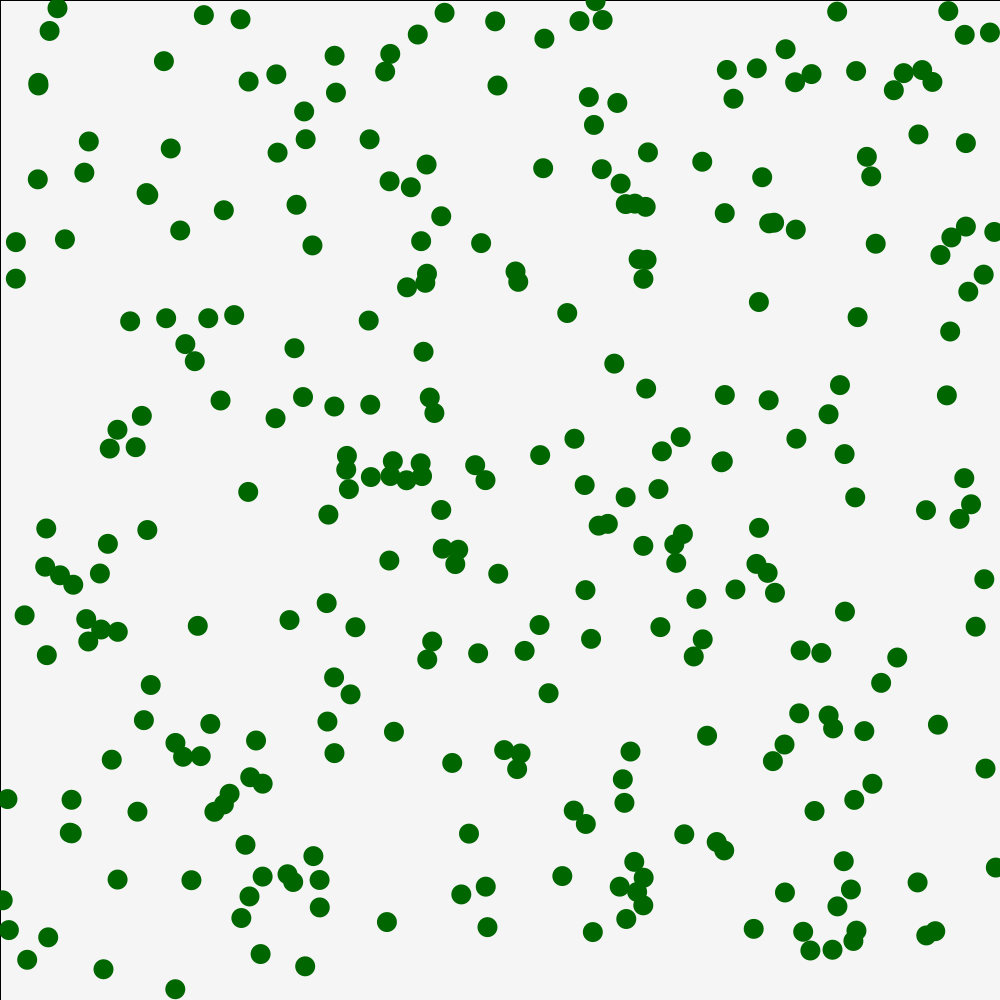
Frame 1 (no input)
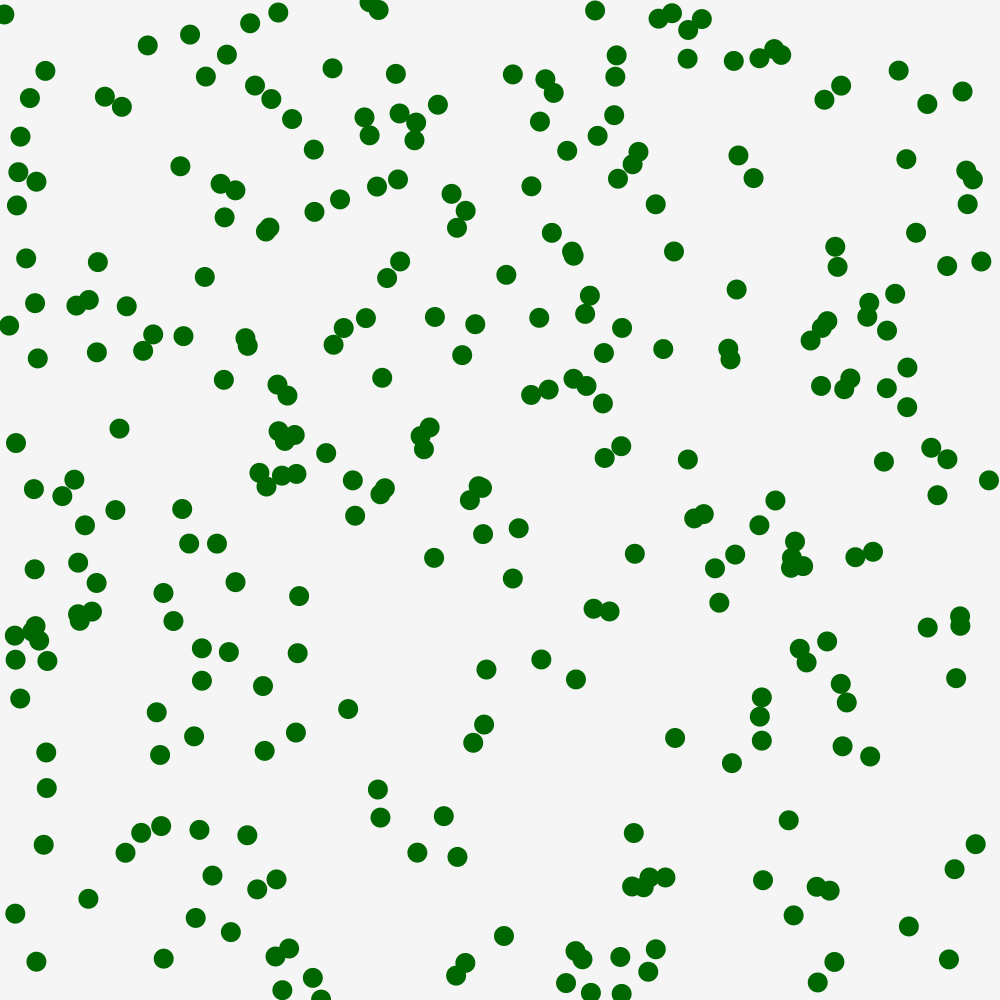
Frame 60 (the mouse pressed at the canvas centre just before this capture)
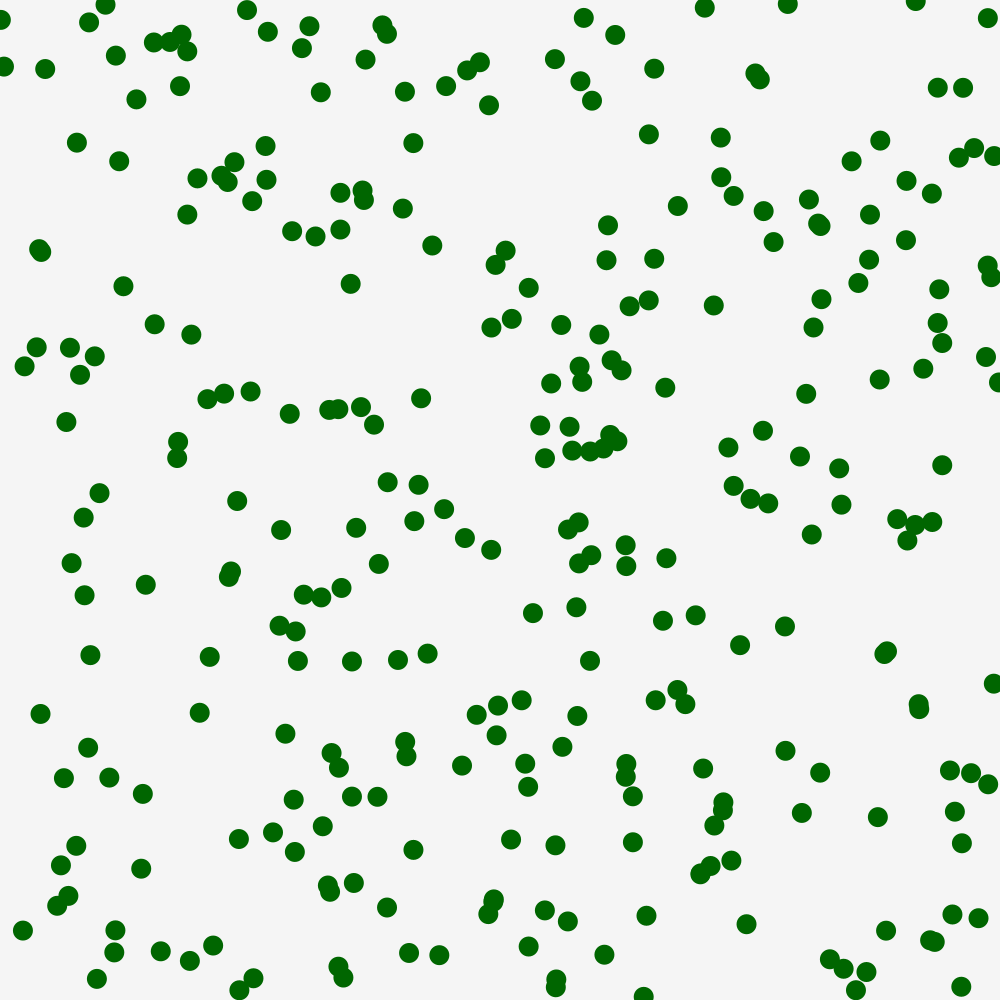
Frame 120 (the mouse held since frame 60 and released just before this capture)

The Processing sketch that drew these frames (run headless with seeded random() and noise(); from frame 60 on, the mouse is pressed at the canvas centre):

// Processing sketch: MagicWorms
// ── MagicWorms.pde
/*
 *    Copyright (c) The League of Amazing Programmers 2013-2021
 *    Level 1
 */

/** This program draws a magical pattern **/
import java.util.Random;
// The setup method is run once when the program starts
void setup() {

  //Set your canvas size
  size(1000,1000);
  background(#FFFFFF);
  //Set a background color  

}

// The draw method runs continuously (in a loop) until the program ends
void draw() {
background(#FFFFFF);
makeMagical();
  // STEP 1.
  // Use a for loop to draw 300 small ellipses in a diagonal line across the canvas.
  // Make them a bright color.
  // RUN THE PROGRAM TO CHECK IT (see the recipe for the expected outcome).
  for (int i=0; i<300; i++){
    fill(#006600);
    ellipse(random(width), random(height), 20, 20);
    
  }
  // STEP 2.
  // Now make each ellipse use random values for their x and y co-ordinates. Make sure they are inside the canvas. 
  // Hint:  random(int maxValue)
  // RUN THE PROGRAM TO CHECK IT (see the recipe for the expected outcome).
  
  // STEP 3.
  // Now use the getWormX() and getWormY() methods for x and y co-ordinates of each ellipse
  //(use the for loop variable as the parameter to these methods).
  // RUN THE PROGRAM TO CHECK IT (see the recipe for the expected outcome).
  
  // STEP 4.
  // Call makeMagical() in your draw method before the for loop. 
  // OPTIONS: Pass in frameCount or another variable for the ellipse "red value", 
  // and i as the "green value" for some extra color coolness.
}

/// DO NOT CHANGE THE CODE BELOW. CALL THE METHODS FROM THE DRAW METHOD
   float frequency = .001;
   float noiseInterval = PI;

    void makeMagical() {
        fill( 0, 0, 0, 10 );
        rect(0, 0, width, height);
        noStroke();
    }

    float getWormX(int i) {
        return map(noise(i*noiseInterval + frameCount * frequency), 0, 1, 0, width);
    }

    float getWormY(int i) {
        return map(noise(i*noiseInterval+1 + frameCount * frequency), 0, 1, 0, height);
    }
